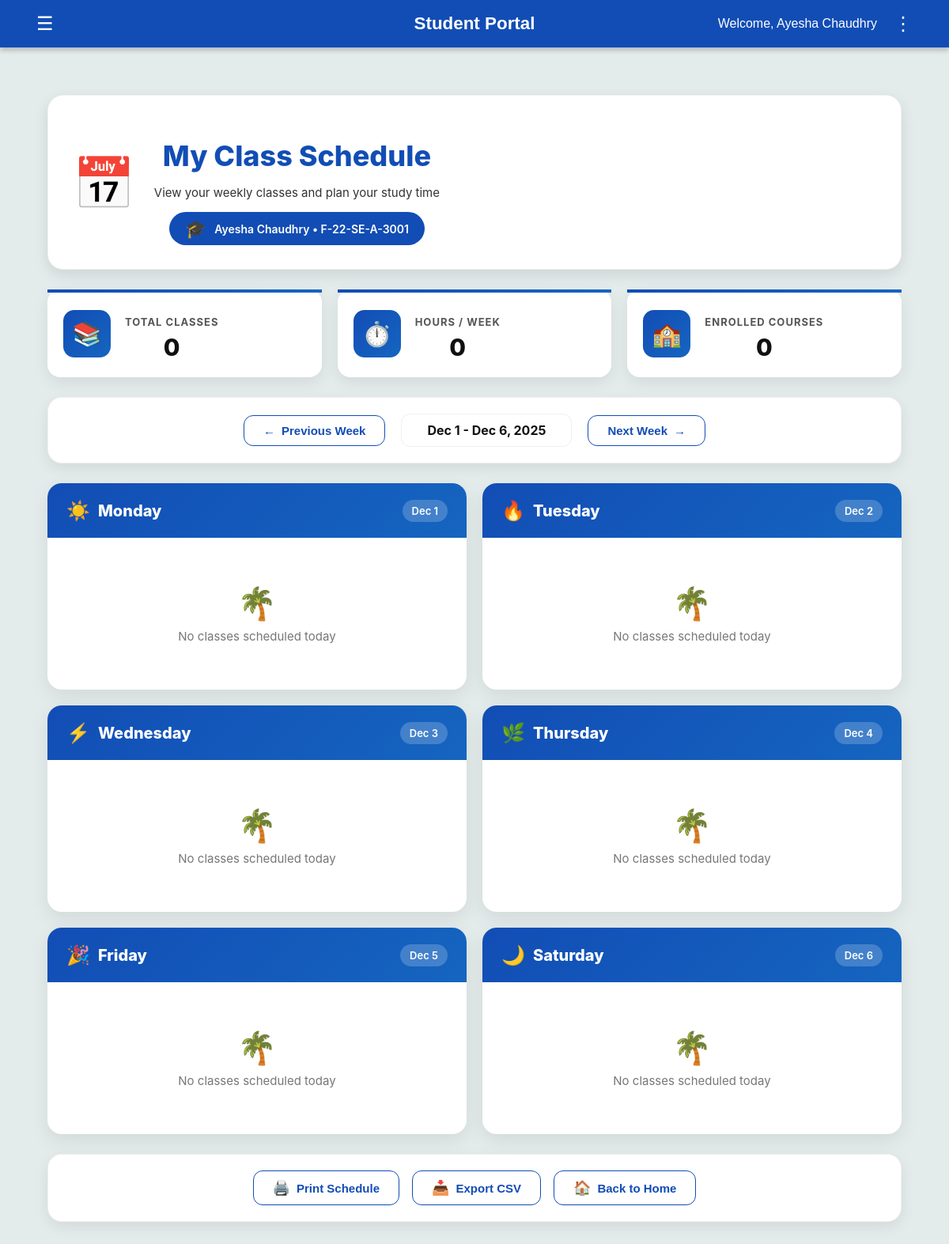
Page /student_timetable (signed in) on the committed database.
### tables this page shows
CREATE TABLE students (
        Roll_No TEXT PRIMARY KEY,
        Name TEXT,
        Gender TEXT,
        DOB TEXT,
        CNIC TEXT,
        Email TEXT,
        Mobile_No TEXT,
        Current_Address TEXT,
        Permanent_Address TEXT,
        Home_Phone TEXT,
        Postal_Code TEXT,
        Password TEXT
    );

### app.py (the view, shortened to what this page needs)
@app.route('/student_timetable')
def student_timetable():
    if 'user' not in session:
        return redirect(url_for('student_login'))
    rollno = session['user']
    try:
        conn = sqlite3.connect('flake.db')
        conn.row_factory = sqlite3.Row
        cur = conn.cursor()
        cur.execute("SELECT Roll_No, Name FROM students WHERE Roll_No = ?", (rollno,))
        student = cur.fetchone()
        if not student:
            conn.close()
            flash("Student not found", "danger")
            return redirect(url_for('student_home'))
        section = None
        parts = rollno.split('-')
        if len(parts) >= 4:
            section_part = parts[3]
        elif len(parts) >= 3:
            section_part = parts[2]
        else:
            section_part = ''
        letters = ''.join(ch for ch in section_part if ch.isalpha())
        if letters:
            section = f"Section {letters.upper()}"
        if not section:
            section = "Section A"
        print("DEBUG [student_timetable] Roll_No:", rollno)
        print("DEBUG [student_timetable] computed section:", section)
        cur.execute("SELECT Course_Code FROM enrollments WHERE Roll_No = ?", (rollno,))
        enrolled_courses = [row['Course_Code'] for row in cur.fetchall()]
        print("DEBUG [student_timetable] enrolled_courses:", enrolled_courses)
        if not enrolled_courses:
            conn.close()
            flash("You are not enrolled in any courses.", "info")
            return render_template(
                'student_timetable.html',
                student=student,
                schedule={},
                statistics={'total_classes': 0, 'total_hours': 0, 'total_students': 0},
                user=rollno,
                username=student['Name']
            )
    except Exception as e:
        print("Error loading student timetable:", e)
        import traceback
        traceback.print_exc()
        flash("Error loading timetable", "danger")
        return redirect(url_for('student_home'))

### templates/student_timetable.html (shortened to what this page needs)
{% extends "student_dashboard.html" %}
{% block extra_css %}
<link rel="stylesheet" href="{{ url_for('static', filename='student_timetable.css') }}">
{% endblock %}
{% block content %}
<div class="timetable-wrapper">
  <div class="hero-section">
    <div class="hero-content">
      <div class="hero-icon">📅</div>
      <div class="hero-text">
        <h1>My Class Schedule</h1>
        <p>View your weekly classes and plan your study time</p>
        <div class="teacher-badge">
          <span class="badge-icon">🎓</span>
          <span>{{ student.Name }} • {{ student.Roll_No }}</span>
        </div>
      </div>
    </div>
  </div>
  <div class="stats-grid">
    <div class="stat-card">
      <div class="stat-content">
        <div class="stat-icon-box">📚</div>
        <div class="stat-info">
          <h3>Total Classes</h3>
          <div class="stat-value">{{ statistics.total_classes }}</div>
        </div>
      </div>
    </div>
    <div class="stat-card">
      <div class="stat-content">
        <div class="stat-icon-box">⏱️</div>
        <div class="stat-info">
          <h3>Hours / Week</h3>
          <div class="stat-value">{{ statistics.total_hours }}</div>
        </div>
      </div>
    </div>
    <div class="stat-card">
      <div class="stat-content">
        <div class="stat-icon-box">🏫</div>
        <div class="stat-info">
          <h3>Enrolled Courses</h3>
          <div class="stat-value">{{ statistics.total_classes }}</div>
        </div>
      </div>
    </div>
  </div>
  <div class="week-nav-container">
    <div class="week-nav">
      <button class="nav-btn" onclick="changeWeek(-1)">
        <span>←</span>
        <span>Previous Week</span>
      </button>
      <div class="week-display" id="weekDisplay">Current Week</div>
      <button class="nav-btn" onclick="changeWeek(1)">
        <span>Next Week</span>
        <span>→</span>
      </button>
    </div>
  </div>
  <div class="timetable-grid">
    {% for day in ['Monday', 'Tuesday', 'Wednesday', 'Thursday', 'Friday', 'Saturday'] %}
    <div class="day-card">
      <div class="day-header {{ day.lower() }}">
        <div class="day-header-content">
          <div class="day-name">
            <span class="day-emoji">
              {% if day == 'Monday' %}☀️{% elif day == 'Tuesday' %}🔥{% elif day == 'Wednesday' %}⚡{% elif day == 'Thursday' %}🌿{% elif day == 'Friday' %}🎉{% else %}🌙{% endif %}
            </span>
            <span>{{ day }}</span>
          </div>
          <div class="day-date" id="date-{{ day }}"></div>
        </div>
      </div>
      <div class="classes-container">
        {% if schedule.get(day) %}
          {% for class in schedule[day] %}
          <div class="class-card">
            <div class="class-header">
              <div class="class-time-badge">
                <div class="time-start">{{ class.start_time }}</div>
                <div class="time-separator">to</div>
                <div class="time-end">{{ class.end_time }}</div>
              </div>
              <div class="class-info">
                <div class="course-code">{{ class.course_code }}</div>
                <div class="course-name">{{ class.course_name }}</div>
                <div class="class-meta">
                  <span class="meta-badge room">📍 {{ class.room }}</span>
                  <span class="meta-badge section">👥 {{ class.section }}</span>
                  <span class="meta-badge type">
                    {% if class.type == 'Lab' %}💻{% elif class.type == 'Tutorial' %}📖{% else %}📝{% endif %} {{ class.type }}
                  </span>
                </div>
              </div>
            </div>
          </div>
          {% endfor %}
        {% else %}
          <div class="no-class">
            <div class="no-class-icon">🌴</div>
            <div>No classes scheduled today</div>
          </div>
        {% endif %}
      </div>
    </div>
    {% endfor %}
  </div>
  <div class="actions-container">
    <div class="action-buttons">
      <button class="action-btn" onclick="window.print()">
        <span class="btn-icon">🖨️</span>
        <span>Print Schedule</span>
      </button>
      <button class="action-btn" onclick="exportToCSV()">
        <span class="btn-icon">📥</span>
        <span>Export CSV</span>
      </button>
      <button class="action-btn" onclick="goToHome()">
        <span class="btn-icon">🏠</span>
        <span>Back to Home</span>
      </button>
    </div>
  </div>
</div>
{% endblock %}

### templates/student_dashboard.html (shortened to what this page needs)
<!DOCTYPE html>
<html lang="en">
  {% block extra_css %}{% endblock %}
  <head>
    <link
      rel="stylesheet"
      href="{{ url_for('static', filename='portal_template.css') }}"
    />
    <link
      rel="stylesheet"
      href="https://cdnjs.cloudflare.com/ajax/libs/font-awesome/6.5.0/css/all.min.css"
    />
  </head>
  <body>
    <header>
      <button class="left-btn" id="menuToggle">&#9776;</button>
      <h1 class="portal-title"><b>Student Portal</b></h1>
      <div class="user-info">
        <span>Welcome, {{ session.get('user_name', 'Student') }}</span>
        <button class="options-btn" id="optionsToggle">&#8942;</button>
      </div>
    </header>
    <main>
      {% block content %}{% endblock %}
    </main>
  </body>
</html>

### static/student_timetable.css (style rules this page uses)
.timetable-wrapper { max-width: 1600px; margin: 20px auto 40px auto; padding: 0 20px; font-family: 'Inter', 'Segoe UI', Tahoma, Geneva, Verdana, sans-serif; }
.hero-section { background: #ffffff; border-radius: 20px; padding: 30px; margin-bottom: 25px; border: 1px solid rgba(0,0,0,0.05); box-shadow: 0 6px 18px rgba(0,0,0,0.10); }
.hero-content { display: flex; align-items: center; gap: 24px; }
.hero-icon { font-size: 64px; }
.hero-text h1 { font-size: 36px; font-weight: 800; color: #124DB5; margin-bottom: 8px; }
.hero-text p { font-size: 15px; color: #333333; }
.teacher-badge { display: inline-flex; align-items: center; gap: 10px; background: #124DB5; padding: 8px 20px; border-radius: 999px; color: #ffffff; font-weight: 600; font-size: 14px; }
.badge-icon { font-size: 22px; }
.stats-grid { display: grid; grid-template-columns: repeat(auto-fit, minmax(260px, 1fr)); gap: 20px; margin-bottom: 25px; }
.stat-card { background: #ffffff; border-radius: 16px; padding: 20px; box-shadow: 0 6px 20px rgba(0,0,0,0.08); position: relative; }
.stat-card::before { content: ''; position: absolute; top: 0; left: 0; right: 0; height: 4px; background: linear-gradient(90deg, #124DB5, #1565c0); }
.stat-content { display: flex; align-items: center; gap: 18px; }
.stat-icon-box { width: 60px; height: 60px; border-radius: 14px; display: flex; align-items: center; justify-content: center; font-size: 30px; background: linear-gradient(135deg, #124DB5, #1565c0); color: #ffffff; }
.stat-info h3 { font-size: 13px; color: #555; text-transform: uppercase; letter-spacing: 1px; margin-bottom: 6px; }
.stat-value { font-size: 30px; font-weight: 800; color: #111111; }
.week-nav-container { background: #ffffff; border-radius: 18px; padding: 20px; margin-bottom: 25px; border: 1px solid rgba(0,0,0,0.06); box-shadow: 0 6px 18px rgba(0,0,0,0.08); }
.week-nav { display: flex; justify-content: center; align-items: center; gap: 20px; }
.nav-btn { background: #ffffff; color: #124DB5; border: 1px solid #124DB5; padding: 10px 24px; border-radius: 12px; font-weight: 600; font-size: 15px; cursor: pointer; display: flex; align-items: center; gap: 8px; }
.week-display { background: #ffffff; padding: 10px 32px; border-radius: 12px; font-weight: 700; font-size: 16px; color: #111111; border: 1px solid rgba(0,0,0,0.06); }
.timetable-grid { display: grid; grid-template-columns: repeat(auto-fit, minmax(460px, 1fr)); gap: 20px; margin-bottom: 25px; }
.day-card { background: #ffffff; border-radius: 18px; overflow: hidden; box-shadow: 0 8px 24px rgba(0,0,0,0.08); }
.day-header { padding: 20px 24px; color: #ffffff; }
.day-header.monday, .day-header.tuesday, .day-header.wednesday, .day-header.thursday, .day-header.friday, .day-header.saturday { background: linear-gradient(135deg, #124DB5 0%, #1565c0 100%); }
.day-header-content { display: flex; justify-content: space-between; align-items: center; }
.day-name { font-size: 20px; font-weight: 800; display: flex; align-items: center; gap: 10px; }
.day-emoji { font-size: 24px; }
.day-date { font-size: 13px; font-weight: 600; background: rgba(255,255,255,0.2); padding: 6px 12px; border-radius: 999px; }
.classes-container { padding: 18px; min-height: 120px; }
.no-class { text-align: center; padding: 40px 16px; color: #777; font-size: 15px; }
.no-class-icon { font-size: 40px; margin-bottom: 8px; }
.actions-container { background: #ffffff; border-radius: 18px; padding: 20px; border: 1px solid rgba(0,0,0,0.06); box-shadow: 0 6px 18px rgba(0,0,0,0.08); }
.action-buttons { display: flex; justify-content: center; gap: 16px; flex-wrap: wrap; }
.action-btn { background: #ffffff; color: #124DB5; border: 1px solid #124DB5; padding: 10px 24px; border-radius: 12px; font-weight: 600; font-size: 15px; cursor: pointer; display: flex; align-items: center; gap: 8px; }
.btn-icon { font-size: 18px; }

### rows in the picture
students: get "Ayesha Chaudhry", Name "Ayesha Chaudhry", Roll_No "F-22-SE-A-3001"

### other values in the picture
{{ statistics.total_classes }} "0"
{{ statistics.total_hours }} "0"
{{ day }} "Monday" "Tuesday" "Wednesday" "Thursday" "Friday" "Saturday"
